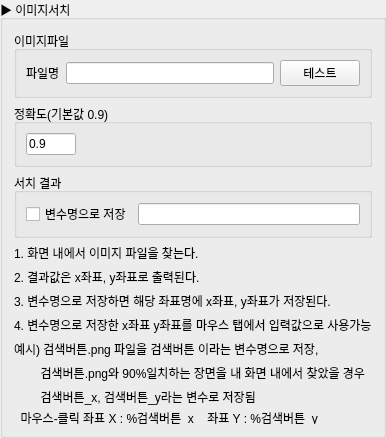
                     <widget class="QGroupBox" name="groupBox_macro_imagesearch">
                      <property name="minimumSize">
                       <size>
                        <width>0</width>
                        <height>0</height>
                       </size>
                      </property>
                      <property name="maximumSize">
                       <size>
                        <width>16777215</width>
                        <height>12</height>
                       </size>
                      </property>
                      <property name="title">
                       <string>▶ 이미지서치</string>
                      </property>
                      <layout class="QVBoxLayout" name="verticalLayout_53">
                       <item>
                        <widget class="QGroupBox" name="groupBox_47">
                         <property name="title">
                          <string>이미지파일</string>
                         </property>
                         <layout class="QHBoxLayout" name="horizontalLayout_57">
                          <item>
                           <widget class="QLabel" name="label_55">
                            <property name="text">
                             <string>파일명</string>
                            </property>
                           </widget>
                          </item>
                          <item>
                           <widget class="QLineEdit" name="line_macro_imagesearch_path"/>
                          </item>
                          <item>
                           <widget class="QPushButton" name="btn_macro_imagesearch_test">
                            <property name="text">
                             <string>테스트</string>
                            </property>
                           </widget>
                          </item>
                         </layout>
                        </widget>
                       </item>
                       <item>
                        <widget class="QGroupBox" name="groupBox_48">
                         <property name="title">
                          <string>정확도(기본값 0.9)</string>
                         </property>
                         <layout class="QHBoxLayout" name="horizontalLayout_59">
                          <item>
                           <widget class="QLineEdit" name="line_macro_imagesearch_confidence">
                            <property name="minimumSize">
                             <size>
                              <width>50</width>
                              <height>0</height>
                             </size>
                            </property>
                            <property name="maximumSize">
                             <size>
                              <width>50</width>
                              <height>16777215</height>
                             </size>
                            </property>
                            <property name="text">
                             <string>0.9</string>
                            </property>
                           </widget>
                          </item>
                          <item>
                           <spacer name="horizontalSpacer_11">
                            <property name="orientation">
                             <enum>Qt::Horizontal</enum>
                            </property>
                            <property name="sizeHint" stdset="0">
                             <size>
                              <width>40</width>
                              <height>20</height>
                             </size>
                            </property>
                           </spacer>
                          </item>
                         </layout>
                        </widget>
                       </item>
                       <item>
                        <widget class="QGroupBox" name="groupBox_49">
                         <property name="title">
                          <string>서치 결과</string>
                         </property>
                         <layout class="QHBoxLayout" name="horizontalLayout_58">
                          <item>
                           <widget class="QCheckBox" name="check_macro_imagesearch_variable">
                            <property name="text">
                             <string>변수명으로 저장</string>
                            </property>
                           </widget>
                          </item>
                          <item>
                           <widget class="QLineEdit" name="line_macro_imagesearch_variable"/>
                          </item>
                         </layout>
                        </widget>
                       </item>
                       <item>
                        <widget class="QLabel" name="label_65">
                         <property name="text">
                          <string>1. 화면 내에서 이미지 파일을 찾는다.</string>
                         </property>
                        </widget>
                       </item>
                       <item>
                        <widget class="QLabel" name="label_64">
                         <property name="text">
                          <string>2. 결과값은 x좌표, y좌표로 출력된다.</string>
                         </property>
                        </widget>
                       </item>
                       <item>
                        <widget class="QLabel" name="label_61">
                         <property name="text">
                          <string>3. 변수명으로 저장하면 해당 좌표명에 x좌표, y좌표가 저장된다.</string>
                         </property>
                        </widget>
                       </item>
                       <item>
                        <widget class="QLabel" name="label_60">
                         <property name="text">
                          <string>4. 변수명으로 저장한 x좌표 y좌표를 마우스 탭에서 입력값으로 사용가능</string>
                         </property>
                        </widget>
                       </item>
                       <item>
                        <widget class="QLabel" name="label_59">
                         <property name="text">
                          <string>예시) 검색버튼.png 파일을 검색버튼 이라는 변수명으로 저장,</string>
                         </property>
                        </widget>
                       </item>
                       <item>
                        <widget class="QLabel" name="label_58">
                         <property name="text">
                          <string>        검색버튼.png와 90%일치하는 장면을 내 화면 내에서 찾았을 경우</string>
                         </property>
                        </widget>
                       </item>
                       <item>
                        <widget class="QLabel" name="label_57">
                         <property name="text">
                          <string>        검색버튼_x, 검색버튼_y라는 변수로 저장됨</string>
                         </property>
                        </widget>
                       </item>
                       <item>
                        <widget class="QLabel" name="label_56">
                         <property name="minimumSize">
                          <size>
                           <width>0</width>
                           <height>0</height>
                          </size>
                         </property>
                         <property name="maximumSize">
                          <size>
                           <width>16777215</width>
                           <height>12</height>
                          </size>
                         </property>
                         <property name="text">
                          <string>  마우스-클릭 좌표 X : %검색버튼_x    좌표 Y : %검색버튼_y</string>
                         </property>
                        </widget>
                       </item>
                      </layout>
                     </widget>
